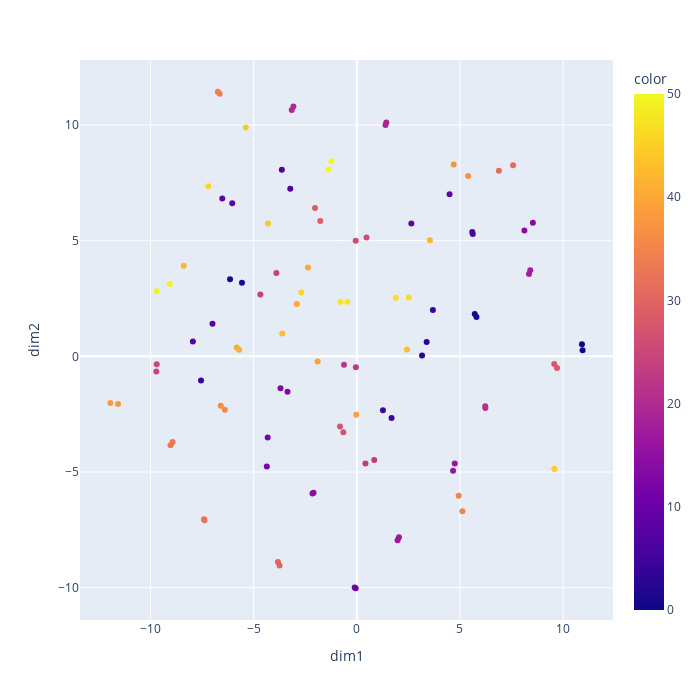

The notebook cell this image was saved under:
### Markdown cell above
In order to get a sense of the relationship between the text embeddings of the questions and answers, we will visualize the embeddings using a t-SNE analysis. The methods used are based on the documentation [here](https://plotly.com/python/t-sne-and-umap-projections/). We visualize fifty of the question-answer pairs in the mathematics dataset. Each question and corresponding answer have the same color in the visualization, so that we can see how close they are on the plot.

### Code cell
def tSNEvisualization(embeddings, color_names, hover_names): 
    """
    Performs a t-SNE analysis with two dimensions and visualizes the results. 

    Arguments: 
        embeddings 
            a tensor or list with the embedding vectors that should be visualized 
        color_names 
            a list with the color names of all the embedding vectors
        hover_names 
            a list with the names of all embedding vectors when you hover over them
    """

    tsne = TSNE(n_components=2, random_state=30)
    tSNE_embeddings = tsne.fit_transform(embeddings.numpy())

    x = [x for x, y in tSNE_embeddings]
    y = [y for x, y in tSNE_embeddings]

    fig = px.scatter(
        tSNE_embeddings, x=0, y=1,
        width=700, height=700,
        color = color_names,
        hover_name=hover_names,
    )
    fig.update_layout(
        xaxis_title = "dim1", 
        yaxis_title = "dim2"   
    )
    
    fig.update_traces(
    hovertemplate=None,
    )
    
    fig.show()

embeddings = torch.cat([embedding_Q[::5],embedding_A[::5]],dim=0)
color_names = [i for i in range(len(embedding_Q[::5]))]*2
hover_names = ["question " + str(i) for i in range(len(embedding_Q[::5]))] + ["answer " + str(i) for i in range(len(embedding_A[::5]))]

tSNEvisualization(embeddings, color_names, hover_names)

### Figure 1 — Plotly figure (JSON) as saved in the notebook; plotly's stock layout.template omitted (floating-point values rounded to 4 significant figures)
{"data": [{"hovertext": ["question 0", "question 1", "question 2", "question 3", "question 4", "question 5", "question 6", "question 7", "question 8", "question 9", "question 10", "question 11", "question 12", "question 13", "question 14", "question 15", "question 16", "question 17", "question 18", "question 19", "question 20", "question 21", "question 22", "question 23", "question 24", "question 25", "question 26", "question 27", "question 28", "question 29", "question 30", "question 31", "question 32", "question 33", "question 34", "question 35", "question 36", "question 37", "question 38", "question 39", "question 40", "question 41", "question 42", "question 43", "question 44", "question 45", "question 46", "question 47", "question 48", "question 49", "question 50", "answer 0", "answer 1", "answer 2", "answer 3", "answer 4", "answer 5", "answer 6", "answer 7", "answer 8", "answer 9", "answer 10", "answer 11", "answer 12", "answer 13", "answer 14", "answer 15", "answer 16", "answer 17", "answer 18", "answer 19", "answer 20", "answer 21", "answer 22", "answer 23", "answer 24", "answer 25", "answer 26", "answer 27", "answer 28", "answer 29", "answer 30", "answer 31", "answer 32", "answer 33", "answer 34", "answer 35", "answer 36", "answer 37", "answer 38", "answer 39", "answer 40", "answer 41", "answer 42", "answer 43", "answer 44", "answer 45", "answer 46", "answer 47", "answer 48", "answer 49", "answer 50"], "legendgroup": "", "marker": {"color": [0, 1, 2, 3, 4, 5, 6, 7, 8, 9, 10, 11, 12, 13, 14, 15, 16, 17, 18, 19, 20, 21, 22, 23, 24, 25, 26, 27, 28, 29, 30, 31, 32, 33, 34, 35, 36, 37, 38, 39, 40, 41, 42, 43, 44, 45, 46, 47, 48, 49, 50, 0, 1, 2, 3, 4, 5, 6, 7, 8, 9, 10, 11, 12, 13, 14, 15, 16, 17, 18, 19, 20, 21, 22, 23, 24, 25, 26, 27, 28, 29, 30, 31, 32, 33, 34, 35, 36, 37, 38, 39, 40, 41, 42, 43, 44, 45, 46, 47, 48, 49, 50], "coloraxis": "coloraxis", "symbol": "circle"}, "mode": "markers", "name": "", "orientation": "v", "showlegend": false, "type": "scatter", "x": [10.92, 5.721, -6.147, 3.164, 3.69, 1.268, 5.622, -3.635, -6.998, -6.524, 4.499, -0.05469, -4.363, -3.36, 8.537, -2.096, 4.75, 1.975, 8.411, 1.433, -3.154, 6.235, -0.04594, 0.4182, -3.899, -9.704, 0.4716, -0.6544, 9.709, -2.027, -3.746, 7.577, -7.389, -9.032, -6.648, 5.121, -6.597, 5.4, -11.58, -0.0286, -2.37, -5.825, 3.544, 2.433, -5.385, 9.584, -7.2, 2.521, -0.4603, -9.703, -1.232, 10.95, 5.803, -5.569, 3.386, -7.554, 1.685, 5.599, -3.226, -7.949, -6.04, 2.644, -0.1034, -4.321, -3.701, 8.128, -2.15, 4.669, 2.043, 8.349, 1.391, -3.074, 6.228, -0.6217, 0.8464, -4.676, -9.721, -0.05249, -0.8164, 9.574, -1.77, -3.824, 6.89, -7.409, -8.931, -6.737, 4.939, -6.397, 4.698, -11.95, -1.899, -2.91, -5.707, -8.393, -3.613, -4.308, 9.581, -2.694, 1.891, -0.7787, -9.068, -1.375], "xaxis": "x", "y": [0.5207, 1.826, 3.33, 0.03522, 2.002, -2.33, 5.291, 8.064, 1.411, 6.828, 7.003, -10.02, -4.759, -1.53, 5.776, -5.9, -4.628, -7.945, 3.72, 10.11, 10.65, -2.231, -0.4701, -4.633, 3.607, -0.3417, 5.14, -3.276, -0.5072, 6.415, -9.037, 8.263, -7.081, -3.842, 11.35, -6.697, -2.135, 7.793, -2.061, -2.53, 3.84, 0.3832, 5.018, 0.2925, 9.896, -4.858, 7.354, 2.543, 2.363, 2.809, 8.435, 0.2681, 1.704, 3.185, 0.6187, -1.049, -2.662, 5.38, 7.248, 0.646, 6.622, 5.738, -9.993, -3.504, -1.377, 5.436, -5.932, -4.942, -7.824, 3.556, 10.0, 10.8, -2.153, -0.3648, -4.485, 2.672, -0.65, 4.997, -3.037, -0.3259, 5.848, -8.887, 8.023, -7.039, -3.702, 11.44, -6.031, -2.306, 8.288, -2.02, -0.2281, 2.261, 0.2902, 3.915, 0.9868, 5.741, -4.867, 2.762, 2.534, 2.35, 3.123, 8.076], "yaxis": "y"}], "layout": {"coloraxis": {"colorbar": {"title": {"text": "color"}}, "colorscale": [[0, "#0d0887"], [0.1111, "#46039f"], [0.2222, "#7201a8"], [0.3333, "#9c179e"], [0.4444, "#bd3786"], [0.5556, "#d8576b"], [0.6667, "#ed7953"], [0.7778, "#fb9f3a"], [0.8889, "#fdca26"], [1, "#f0f921"]]}, "height": 700, "legend": {"tracegroupgap": 0}, "margin": {"t": 60}, "width": 700, "xaxis": {"anchor": "y", "domain": [0, 1], "title": {"text": "dim1"}}, "yaxis": {"anchor": "x", "domain": [0, 1], "title": {"text": "dim2"}}}}
